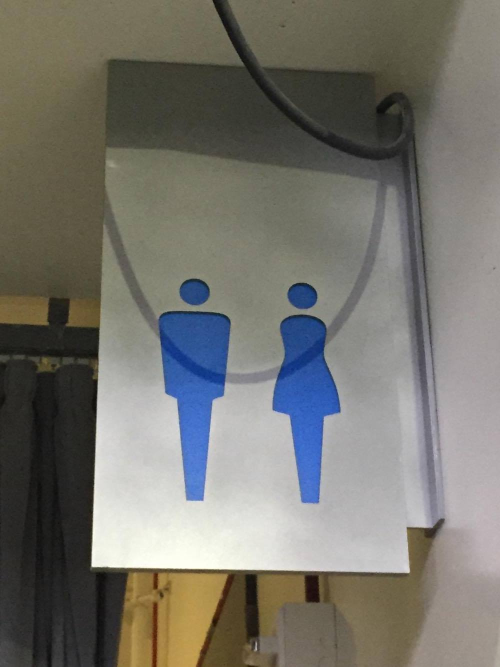
#> input picture django/signimg.jpg, 1000 x 1334 px, given in place of signimg.png, which was not available (shown at 1/2 size)
$ python detect.py   (Python 2 division)
#> lines starting #> are read from the running program, lines starting #| are printed output that depends on the picture; pictures that were not available may be replaced by others from this repository, and a replacement may not be noted
import cv2
import numpy as np
import itertools
import urllib
from SimpleCV import *


#load images
img = cv2.imread("signimg.png")
#> img is the input picture: shape (1334, 1000, 3); mean B, G, R 109, 115.9, 117.5
template = cv2.imread("signtemplate.png")
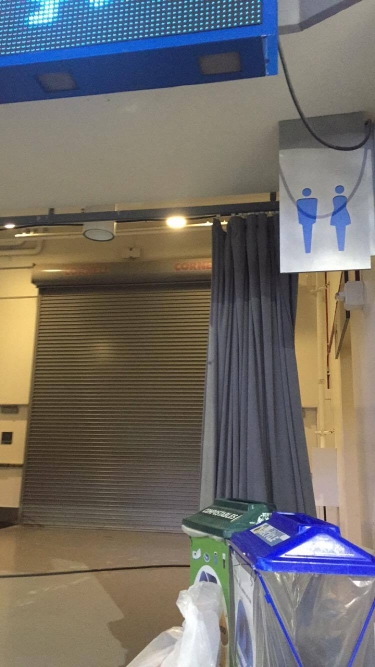
#> input picture django/signtemplate.jpg, 750 x 1334 px, given in place of signtemplate.png, which was not available (shown at 1/2 size)
#> template is the input picture: shape (1334, 750, 3); mean B, G, R 104.8, 109.6, 113.9

height, width = img.shape[:2]
#> height = 1334; width = 1000
img = cv2.resize(img,(width/3, height/3), interpolation = cv2.INTER_CUBIC)
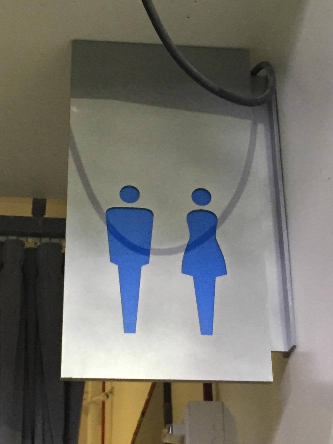
#> img: shape (444, 333, 3); mean B, G, R 109, 116, 117.5

height, width = template.shape[:2]
#> width = 750
template = cv2.resize(template,(width/3, height/3), interpolation = cv2.INTER_CUBIC)
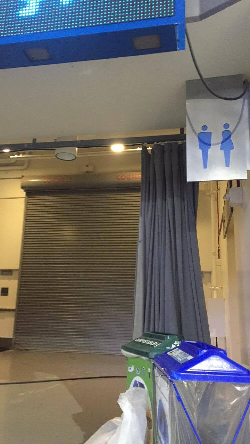
#> template: shape (444, 250, 3); mean B, G, R 104.8, 109.7, 114

#find keypoints
detector = cv2.FeatureDetector_create("SIFT")
descriptor = cv2.DescriptorExtractor_create("SIFT")

skp = detector.detect(img)#list of all the keypoints found on the image
#> skp = 170 keypoints; strongest (x, y, size): (70, 369, 14), (111, 337, 74.6), (162, 392, 20.5), (208, 389, 12.1)
skp, sd = descriptor.compute(img, skp)#sd is the descriptor for the image

tkp = detector.detect(template)
#> tkp = 348 keypoints; strongest (x, y, size): (173, 346, 2), (6, 150, 2.9), (139, 149, 2.5), (117, 148, 8.6)
tkp, td = descriptor.compute(template, tkp)

flann_params = dict(algorithm=1, trees=4)
flann = cv2.flann_Index(sd, flann_params)
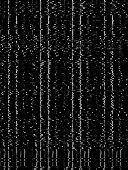
#> sd: shape (170, 128) float32; min 0, max 214, mean 21.4
idx, dist = flann.knnSearch(td, 1, params={})
#> idx = 348 values, max 164 at index 104, min 0 at index 42, mean 81.36; dist = 348 values, max 254704 at index 100, min 3149 at index 64, mean 106179.9
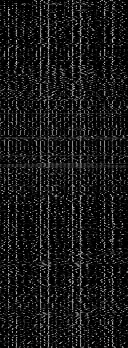
#> td: shape (348, 128) float32; min 0, max 210, mean 23.8
del flann

dist = dist[:,0]/2500.0
#> dist = 348 values, max 101.9 at index 100, min 1.26 at index 64, mean 42.47
dist = dist.reshape(-1,).tolist()
idx = idx.reshape(-1).tolist()
indices = range(len(dist))
#> indices = 348 values from 0 to 347
indices.sort(key=lambda i: dist[i])
dist = [dist[i] for i in indices]
#> dist = 348 values from 1.26 to 101.9
idx = [idx[i] for i in indices]
#> idx = 348 values, max 164 at index 128, min 0 at index 168, mean 81.36

skp_final = []
tkp_final = []
for i, dis in itertools.izip(idx, dist):
#> (the run stopped early here; a loop or call above may not have finished)
